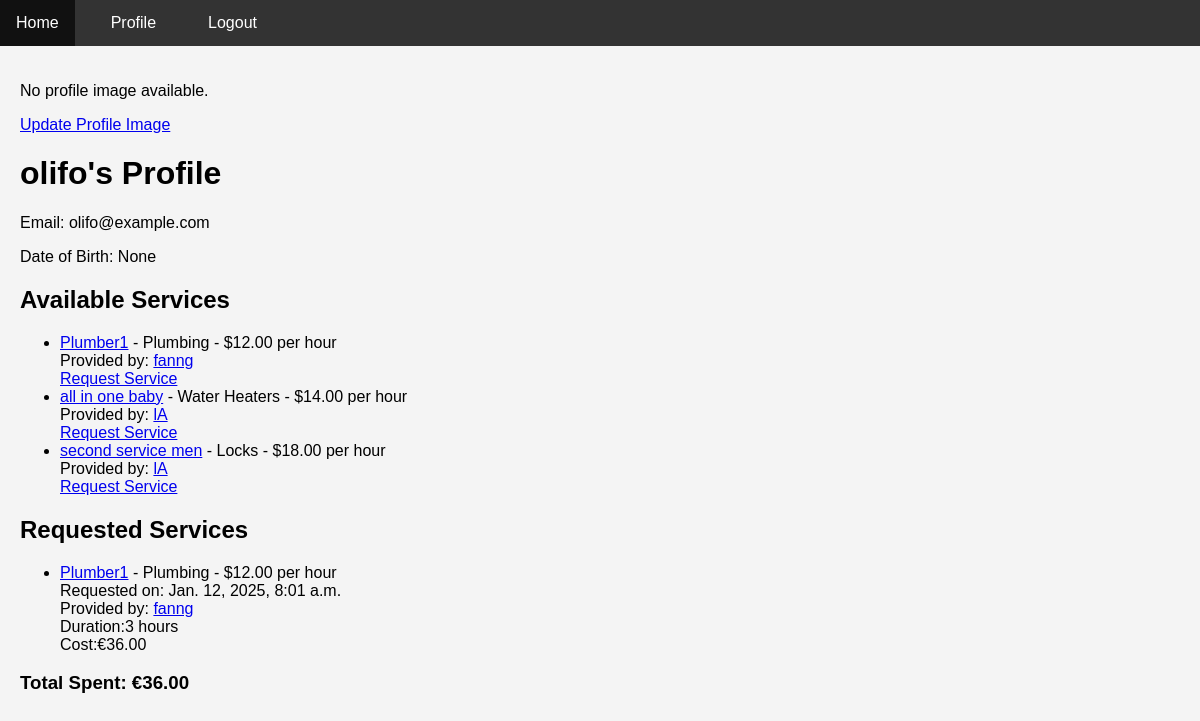
Page /users/profile/customer/olifo/ (signed in) on the earlier database version.
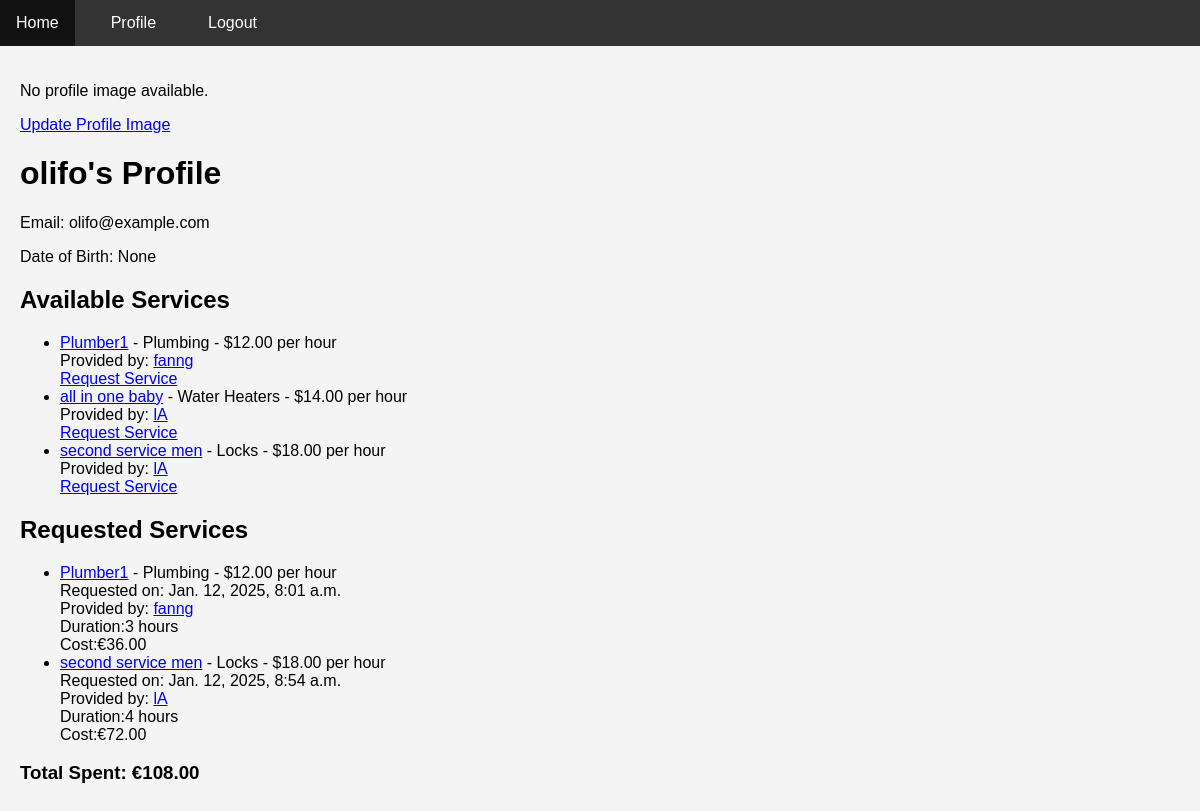
Same page on the later database version.
### users/models.py (models this page shows, shortened)
class User(AbstractUser):
    is_company = models.BooleanField(default=False)
    is_customer = models.BooleanField(default=False)
    email = models.EmailField(unique=True)  # Ensure email is unique and correctly set up

class Customer(models.Model):
    user = models.OneToOneField(User, on_delete=models.CASCADE)
    birth = models.DateField(null=True, blank=True)
    phone_number = models.CharField(max_length=15, blank=True, null=True) # Add a phone number
    profile_image = models.ImageField(upload_to='profile_images/', blank=True, null=True) # Add a profile image

class Company(models.Model):
    FIELD_CHOICES = (
        ('Air Conditioner', 'Air Conditioner'),
        ('All in One', 'All in One'),
        ('Carpentry', 'Carpentry'),
        ('Electricity', 'Electricity'),
        ('Gardening', 'Gardening'),
        ('Home Machines', 'Home Machines'),
        ('Housekeeping', 'Housekeeping'),
        ('Interior Design', 'Interior Design'),
        ('Locks', 'Locks'),
        ('Painting', 'Painting'),
        ('Plumbing', 'Plumbing'),
        ('Water Heaters', 'Water Heaters'),
    )
    user = models.OneToOneField(User, on_delete=models.CASCADE, primary_key=True)
    name = models.CharField(max_length=100, default='unknown')
    field = models.CharField(max_length=70, choices=FIELD_CHOICES, blank=False, null=False)
    rating = models.IntegerField(validators=[MaxValueValidator(5), MinValueValidator(0)], default=0)
    profile_image = models.ImageField(upload_to='company_images/', blank=True, null=True)

### services/models.py (models this page shows, shortened)
class Service(models.Model):
    FIELD_CHOICES = (
        ('Air Conditioner', 'Air Conditioner'),
        ('Carpentry', 'Carpentry'),
        ('Electricity', 'Electricity'),
        ('Gardening', 'Gardening'),
        ('Home Machines', 'Home Machines'),
        ('Housekeeping', 'Housekeeping'),
        ('Interior Design', 'Interior Design'),
        ('Locks', 'Locks'),
        ('Painting', 'Painting'),
        ('Plumbing', 'Plumbing'),
        ('Water Heaters', 'Water Heaters'),
    )
    company = models.ForeignKey(Company, on_delete=models.CASCADE)
    name = models.CharField(max_length=40)
    description = models.TextField()
    price_hour = models.DecimalField(decimal_places=2, max_digits=5, validators=[MinValueValidator(0.00)])
    rating = models.IntegerField(validators=[MinValueValidator(0), MaxValueValidator(5)], default=0)
    field = models.CharField(max_length=30, choices=FIELD_CHOICES)
    date_created = models.DateTimeField(auto_now_add=True)

class ServiceRequest(models.Model):
    customer = models.ForeignKey(Customer, on_delete=models.CASCADE)
    service = models.ForeignKey(Service, on_delete=models.CASCADE)
    address = models.CharField(max_length=255)
    service_time = models.IntegerField(validators=[MinValueValidator(1)])
    date_requested = models.DateTimeField(auto_now_add=True)

### users/views.py (the view)
# urls.py: path('profile/customer/<str:username>/', v.customer_profile, name='customer_profile'),
@login_required
def customer_profile(request, username):
    user = get_object_or_404(User, username=username)
    profile = get_object_or_404(Customer, user=user)
    requested_services = ServiceRequest.objects.filter(customer=profile)
    available_services = Service.objects.all()  # Get all services
    total_cost = 0
    for service_request in requested_services:  # Changed variable name from 'request' to 'service_request'
        service_cost = service_request.service_time * service_request.service.price_hour
        total_cost += service_cost
        service_request.service_cost = service_cost
    return render(request, 'users/customer_profile.html', {
        'user': user,
        'profile': profile,
        'requested_services': requested_services,
        'available_services': available_services,
        'total_cost': total_cost,  # Pass total cost to the template
    })

### users/templates/users/customer_profile.html (shortened to what this page needs)
{% extends 'main/base.html' %}
{% block content %}
{% if profile.profile_image %}
  <img src="{{ profile.profile_image.url }}" alt="{{ user.username }}'s Profile Image" style="max-width: 150px; max-height: 150px; border-radius: 50%;">
{% else %}
  <p>No profile image available.</p>
{% endif %}
<p><a href="{% url 'users:update_profile_image' %}">Update Profile Image</a></p>
  <h1>{{ user.username }}'s Profile</h1>
  <p>Email: {{ user.email }}</p>
  <p>Date of Birth: {{ profile.birth }}</p>
  <h2>Available Services</h2>
  <ul>
    {% for service in available_services %}
      <li>
        <a href="{% url 'services:service_detail' service.id %}">{{ service.name }}</a> - {{ service.field }} - ${{ service.price_hour }} per hour
        <br>
        Provided by: <a href="{% url 'users:company_profile' username=service.company.user.username %}">{{ service.company.user.username }}</a>
        <br>
        <a href="{% url 'services:request_service' service.id %}" class="details-button">Request Service</a>
      </li>
    {% endfor %}
  </ul>
  <h2>Requested Services</h2>
  <ul>
    {% for request in requested_services %}
      <li>
        <a href="{% url 'services:service_detail' request.service.id %}">{{ request.service.name }}</a> - {{ request.service.field }} - ${{ request.service.price_hour }} per hour
        <br>
        Requested on: {{ request.date_requested }}
        <br>
        Provided by: <a href="{% url 'users:company_profile' username=request.service.company.user.username %}">{{ request.service.company.user.username }}</a>
        <br>
        Duration:{{request.service_time}} hours
        <br>
        Cost:€{{request.service_cost}}
      </li>
    {% endfor %}
  </ul>
  <h3>Total Spent: €{{total_cost}}</h3>
{% endblock %}

### main/templates/main/base.html (shortened to what this page needs)
{% load static %}
<!DOCTYPE html>
<html lang="en">
  <head>
    <link
      rel="stylesheet"
      type="text/css"
      href="{% static 'css/style.css' %}"
    />
  </head>
  <body>
    {% include 'main/navbar.html' %}
    <div class='content'>
      {% block content %} replace me {% endblock %}
    </div>
  </body>
</html>

### main/templates/main/navbar.html
{% load static %}
<link rel="stylesheet" type="text/css" href="{% static 'services/css/serviceslist.css' %}">
<nav class="navbar">
    <ul>
        <li><a href="/">Home</a></li>
        {% if request.user.is_authenticated %}
            {% if request.user.is_company %}
                <li><a href="{% url 'users:company_profile' username=request.user.username %}">Profile</a></li>
            {% elif request.user.is_customer %}
                <li><a href="{% url 'users:customer_profile' username=request.user.username %}">Profile</a></li>
            {% endif %}
            <li><a href="{% url 'main:logout' %}">Logout</a></li>
        {% else %}
            <li><a href="{% url 'users:register' %}">Register</a></li>
            <li><a href="{% url 'users:login_user' %}">Login</a></li>
        {% endif %}
    </ul>
</nav>

### static/css/style.css (style rules this page uses)
body { font-family: Arial, sans-serif; margin: 0; padding: 0; background-color: #f4f4f4; }
.navbar { overflow: hidden; background-color: #333; }
.navbar ul { list-style-type: none; margin: 0; padding: 0; }
.navbar ul li { float: left; }
.navbar ul li a, .dropbtn { display: inline-block; color: white; text-align: center; padding: 14px 16px; text-decoration: none; }
.content { padding: 20px; }

### static/services/css/serviceslist.css (style rules this page uses)
.navbar { list-style-type: none; margin: 0; padding: 0; display: flex; }
.navbar li { margin-right: 20px; position: relative; }

Differences in the rows shown:
added ServiceRequest: service.name "second service men", service.field "Locks", service.price_hour "18.00", date_requested "Jan. 12, 2025, 8:54 a.m.", service.company.user.username "lA", service_time "4", service_cost "72.00"
Other differences:
{{ total_cost }}: "36.00" → "108.00"
